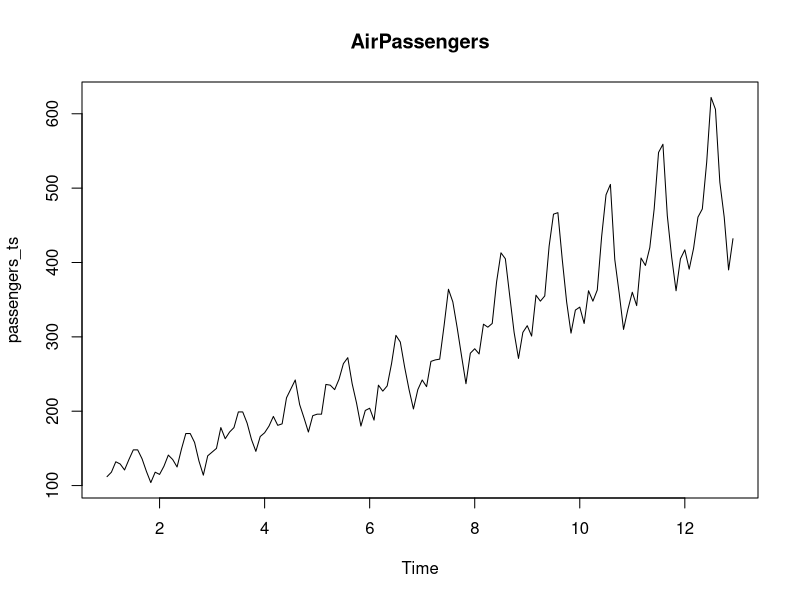
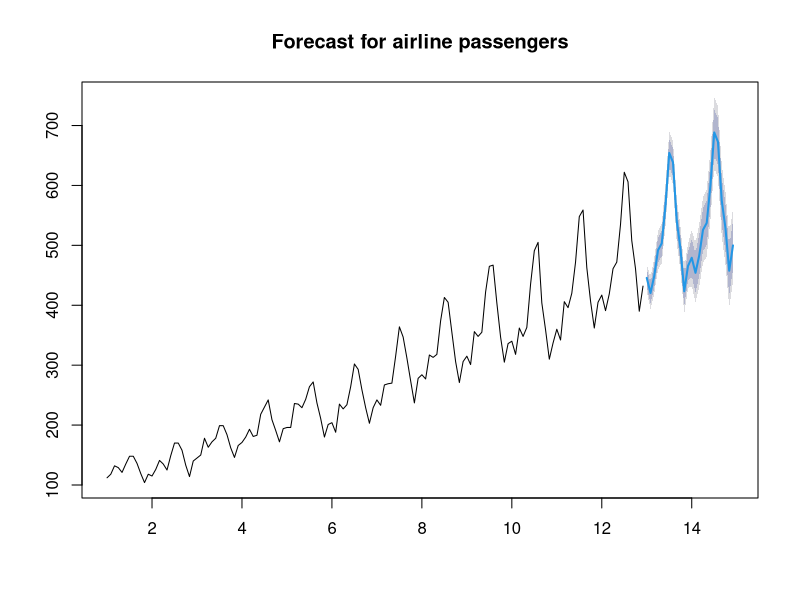

These charts were generated, in order, by the following R code:
# r-studio mei run karna saare commands

install.packages("forecast")
library(forecast)

data("AirPassengers")
passengers_ts <- ts(AirPassengers, frequency=12)
plot(passengers_ts, main="AirPassengers")
arima_model <- auto.arima(passengers_ts)
summary(arima_model)

forecast_plot <- forecast(arima_model, h=24)
plot(forecast_plot, main="Forecast for airline passengers")
